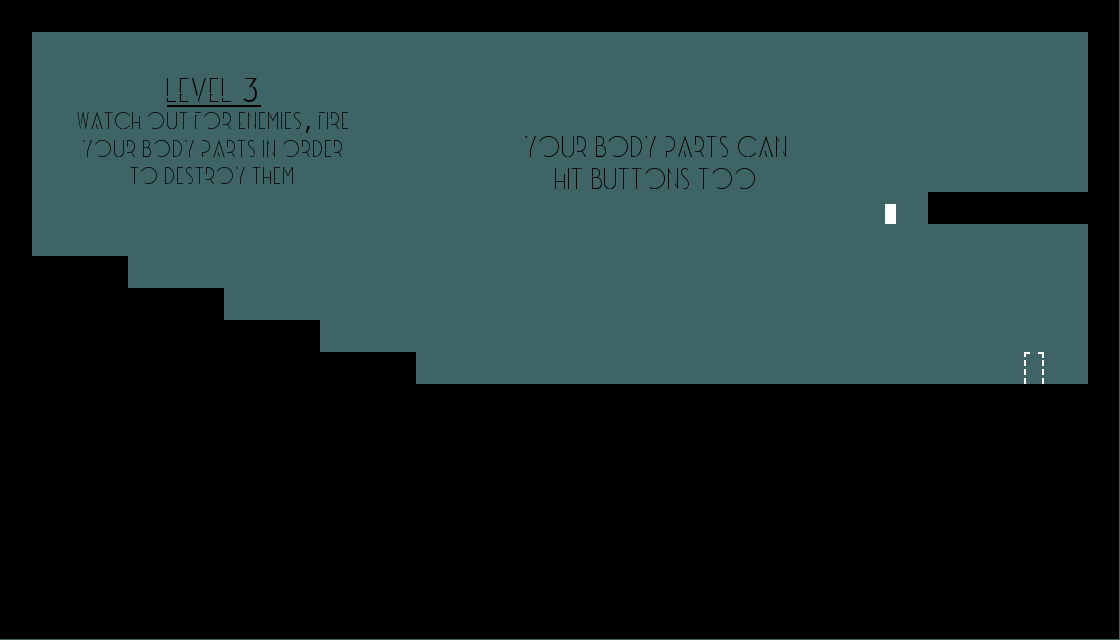

This game map was drawn from its Tiled (.tmx) file and the tilesets committed beside it. A one-line description and the trimmed map source follow:
An orthogonal 35x20 tile map with 32x32 px tiles, 1 tile layer (Tile Layer 1) and 14 objects (liftButtonEntity, liftEntity, doorEntity, enemyEntity).

<map version="1.0" orientation="orthogonal" renderorder="right-down" width="35" height="20" tilewidth="32" tileheight="32" backgroundcolor="#3e6465" nextobjectid="19">
 <tileset firstgid="1" name="sprites3" tilewidth="32" tileheight="32">
  <image source="level3_sprites.png" width="2048" height="1024" />
 </tileset>
 <layer name="Tile Layer 1" width="35" height="20">
  <data>[700 cells, 700 non-empty, 687 distinct tile ids]</data>
 </layer>
 <objectgroup name="button">
  <object id="1" name="liftButtonEntity" x="885" y="202" width="12" height="23">
   <properties>
    <property name="matchNum" value="0" />
   </properties>
  </object>
 </objectgroup>
 <objectgroup name="collision">
  <object id="2" x="0" y="257" width="126" height="382" />
  <object id="3" x="126" y="288" width="99" height="351" />
  <object id="4" x="226" y="319" width="92" height="320" />
  <object id="5" x="318" y="352" width="97" height="287" />
  <object id="6" x="414" y="383" width="712" height="256" />
  <object id="8" x="926" y="193" width="200" height="31" />
  <object id="9" x="1087" y="-1" width="56" height="398" />
  <object id="10" x="0" y="0" width="1121" height="31" />
  <object id="11" x="1" y="29" width="32" height="237" />
  <object id="18" name="liftEntity" x="898" y="191" width="32" height="192">
   <properties>
    <property name="direction" value="up" />
    <property name="image" value="gate" />
    <property name="matchNum" value="0" />
    <property name="upHeight" value="2" />
   </properties>
  </object>
 </objectgroup>
 <objectgroup name="door">
  <object id="13" name="doorEntity" x="1024" y="352" width="18" height="30" />
  <object id="14" x="1042" y="382" height="2" />
 </objectgroup>
 <objectgroup name="enemy">
  <object id="17" name="enemyEntity" x="485" y="351" width="320" height="32">
   <properties>
    <property name="framewidth" value="32" />
    <property name="image" value="enemy" />
   </properties>
  </object>
 </objectgroup>
</map>